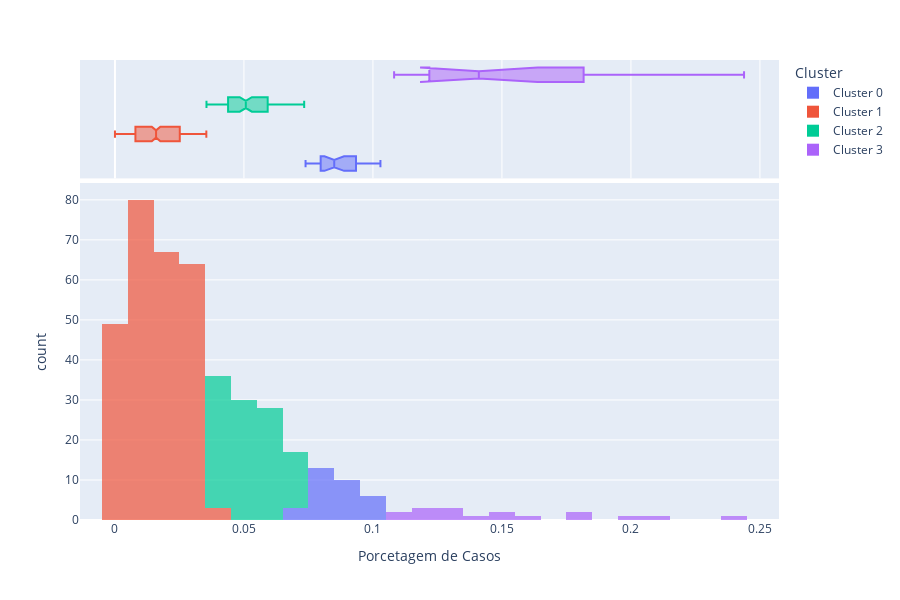

This figure's notebook cell:
### Code cell
plot_model(modelo, plot = 'distribution', feature = 'Porcetagem de Casos', label=False)

### Figure 1 — Plotly figure (JSON) as saved in the notebook; plotly's stock layout.template omitted (floating-point values rounded to 4 significant figures; data arrays with more than 128 entries replaced by an {"elided": "..."} marker saying what was removed)
{"data": [{"alignmentgroup": "True", "bingroup": "x", "hovertemplate": "Cluster=Cluster 0<br>Porcetagem de Casos=%{x}<br>count=%{y}<extra></extra>", "legendgroup": "Cluster 0", "marker": {"color": "#636efa", "opacity": 0.7, "pattern": {"shape": ""}}, "name": "Cluster 0", "offsetgroup": "Cluster 0", "orientation": "v", "showlegend": true, "type": "histogram", "x": [0.08104, 0.07784, 0.07409, 0.09372, 0.07469, 0.09492, 0.1029, 0.09207, 0.08496, 0.07682, 0.1027, 0.08522, 0.07868, 0.08904, 0.1006, 0.09569, 0.08503, 0.07802, 0.08405, 0.09761, 0.08759, 0.07388, 0.08259, 0.08176, 0.08078, 0.08595, 0.07553, 0.08367, 0.08306, 0.09312, 0.09207, 0.09532], "xaxis": "x", "yaxis": "y"}, {"alignmentgroup": "True", "customdata": [["Itacaré", "Cluster 0"], ["Nazaré", "Cluster 0"], ["João Dourado", "Cluster 0"], ["Cândido Sales", "Cluster 0"], ["Candeias", "Cluster 0"], ["Ibiquera", "Cluster 0"], ["Simões Filho", "Cluster 0"], ["Prado", "Cluster 0"], ["Senhor do Bonfim", "Cluster 0"], ["Dário Meira", "Cluster 0"], ["Lauro de Freitas", "Cluster 0"], ["Camaçari", "Cluster 0"], ["Morro do Chapéu", "Cluster 0"], ["Medeiros Neto", "Cluster 0"], ["Rio Real", "Cluster 0"], ["Rodelas", "Cluster 0"], ["Tanquinho", "Cluster 0"], ["Planalto", "Cluster 0"], ["Santa Bárbara", "Cluster 0"], ["Nova Viçosa", "Cluster 0"], ["Itamaraju", "Cluster 0"], ["Terra Nova", "Cluster 0"], ["Itamari", "Cluster 0"], ["Várzea Nova", "Cluster 0"], ["Alagoinhas", "Cluster 0"], ["Ipiaú", "Cluster 0"], ["Vereda", "Cluster 0"], ["Paulo Afonso", "Cluster 0"], ["Nova Itarana", "Cluster 0"], ["Uauá", "Cluster 0"], ["Coração de Maria", "Cluster 0"], ["Irecê", "Cluster 0"]], "hovertemplate": "Cluster=%{customdata[1]}<br>Porcetagem de Casos=%{x}<br>Nome Município=%{customdata[0]}<extra></extra>", "legendgroup": "Cluster 0", "marker": {"color": "#636efa"}, "name": "Cluster 0", "notched": true, "offsetgroup": "Cluster 0", "showlegend": false, "type": "box", "x": [0.08104, 0.07784, 0.07409, 0.09372, 0.07469, 0.09492, 0.1029, 0.09207, 0.08496, 0.07682, 0.1027, 0.08522, 0.07868, 0.08904, 0.1006, 0.09569, 0.08503, 0.07802, 0.08405, 0.09761, 0.08759, 0.07388, 0.08259, 0.08176, 0.08078, 0.08595, 0.07553, 0.08367, 0.08306, 0.09312, 0.09207, 0.09532], "xaxis": "x2", "yaxis": "y2"}, {"alignmentgroup": "True", "bingroup": "x", "hovertemplate": "Cluster=Cluster 1<br>Porcetagem de Casos=%{x}<br>count=%{y}<extra></extra>", "legendgroup": "Cluster 1", "marker": {"color": "#EF553B", "opacity": 0.7, "pattern": {"shape": ""}}, "name": "Cluster 1", "offsetgroup": "Cluster 1", "orientation": "v", "showlegend": true, "type": "histogram", "x": {"elided": "263 float values"}, "xaxis": "x", "yaxis": "y"}, {"alignmentgroup": "True", "customdata": {"elided": "263x2 str values"}, "hovertemplate": "Cluster=%{customdata[1]}<br>Porcetagem de Casos=%{x}<br>Nome Município=%{customdata[0]}<extra></extra>", "legendgroup": "Cluster 1", "marker": {"color": "#EF553B"}, "name": "Cluster 1", "notched": true, "offsetgroup": "Cluster 1", "showlegend": false, "type": "box", "x": {"elided": "263 float values"}, "xaxis": "x2", "yaxis": "y2"}, {"alignmentgroup": "True", "bingroup": "x", "hovertemplate": "Cluster=Cluster 2<br>Porcetagem de Casos=%{x}<br>count=%{y}<extra></extra>", "legendgroup": "Cluster 2", "marker": {"color": "#00cc96", "opacity": 0.7, "pattern": {"shape": ""}}, "name": "Cluster 2", "offsetgroup": "Cluster 2", "orientation": "v", "showlegend": true, "type": "histogram", "x": [0.04808, 0.06273, 0.06724, 0.03826, 0.06236, 0.04961, 0.055, 0.05333, 0.06684, 0.05645, 0.04923, 0.05141, 0.05072, 0.03584, 0.04393, 0.04688, 0.06962, 0.06617, 0.04362, 0.04636, 0.03576, 0.05752, 0.04722, 0.05709, 0.04483, 0.06793, 0.05175, 0.04519, 0.05734, 0.05892, 0.03774, 0.06028, 0.03996, 0.05654, 0.05043, 0.06392, 0.0586, 0.04718, 0.04728, 0.05572, 0.05296, 0.04727, 0.04031, 0.04645, 0.04638, 0.03572, 0.05559, 0.06944, 0.03629, 0.06723, 0.05585, 0.05614, 0.04916, 0.06102, 0.04424, 0.03766, 0.05303, 0.05136, 0.04077, 0.04351, 0.03697, 0.05248, 0.0554, 0.05804, 0.06904, 0.03704, 0.05162, 0.03938, 0.06017, 0.05686, 0.05058, 0.06072, 0.06383, 0.03808, 0.06905, 0.03699, 0.03883, 0.0399, 0.06608, 0.04117, 0.07334, 0.03764, 0.04723, 0.04503, 0.05658, 0.06969, 0.03561, 0.03548, 0.06004, 0.05064, 0.07085, 0.05646, 0.03941, 0.04396, 0.04645, 0.04469, 0.04463, 0.0618, 0.05499, 0.07137, 0.04084, 0.0641, 0.04492, 0.06446, 0.03848], "xaxis": "x", "yaxis": "y"}, {"alignmentgroup": "True", "customdata": {"elided": "105x2 str values"}, "hovertemplate": "Cluster=%{customdata[1]}<br>Porcetagem de Casos=%{x}<br>Nome Município=%{customdata[0]}<extra></extra>", "legendgroup": "Cluster 2", "marker": {"color": "#00cc96"}, "name": "Cluster 2", "notched": true, "offsetgroup": "Cluster 2", "showlegend": false, "type": "box", "x": [0.04808, 0.06273, 0.06724, 0.03826, 0.06236, 0.04961, 0.055, 0.05333, 0.06684, 0.05645, 0.04923, 0.05141, 0.05072, 0.03584, 0.04393, 0.04688, 0.06962, 0.06617, 0.04362, 0.04636, 0.03576, 0.05752, 0.04722, 0.05709, 0.04483, 0.06793, 0.05175, 0.04519, 0.05734, 0.05892, 0.03774, 0.06028, 0.03996, 0.05654, 0.05043, 0.06392, 0.0586, 0.04718, 0.04728, 0.05572, 0.05296, 0.04727, 0.04031, 0.04645, 0.04638, 0.03572, 0.05559, 0.06944, 0.03629, 0.06723, 0.05585, 0.05614, 0.04916, 0.06102, 0.04424, 0.03766, 0.05303, 0.05136, 0.04077, 0.04351, 0.03697, 0.05248, 0.0554, 0.05804, 0.06904, 0.03704, 0.05162, 0.03938, 0.06017, 0.05686, 0.05058, 0.06072, 0.06383, 0.03808, 0.06905, 0.03699, 0.03883, 0.0399, 0.06608, 0.04117, 0.07334, 0.03764, 0.04723, 0.04503, 0.05658, 0.06969, 0.03561, 0.03548, 0.06004, 0.05064, 0.07085, 0.05646, 0.03941, 0.04396, 0.04645, 0.04469, 0.04463, 0.0618, 0.05499, 0.07137, 0.04084, 0.0641, 0.04492, 0.06446, 0.03848], "xaxis": "x2", "yaxis": "y2"}, {"alignmentgroup": "True", "bingroup": "x", "hovertemplate": "Cluster=Cluster 3<br>Porcetagem de Casos=%{x}<br>count=%{y}<extra></extra>", "legendgroup": "Cluster 3", "marker": {"color": "#ab63fa", "opacity": 0.7, "pattern": {"shape": ""}}, "name": "Cluster 3", "offsetgroup": "Cluster 3", "orientation": "v", "showlegend": true, "type": "histogram", "x": [0.1813, 0.1134, 0.141, 0.1082, 0.1265, 0.2068, 0.1285, 0.2438, 0.1157, 0.1226, 0.1826, 0.1198, 0.1275, 0.1633, 0.1499, 0.1471, 0.1954], "xaxis": "x", "yaxis": "y"}, {"alignmentgroup": "True", "customdata": [["Sobradinho", "Cluster 3"], ["Jequié", "Cluster 3"], ["Feira de Santana", "Cluster 3"], ["Itabela", "Cluster 3"], ["Salvador", "Cluster 3"], ["Jandaíra", "Cluster 3"], ["Itambé", "Cluster 3"], ["Alcobaça", "Cluster 3"], ["São Gonçalo dos Campos", "Cluster 3"], ["Porto Seguro", "Cluster 3"], ["Juazeiro", "Cluster 3"], ["Uruçuca", "Cluster 3"], ["Caravelas", "Cluster 3"], ["Ilhéus", "Cluster 3"], ["Belmonte", "Cluster 3"], ["Santa Cruz Cabrália", "Cluster 3"], ["Teixeira de Freitas", "Cluster 3"]], "hovertemplate": "Cluster=%{customdata[1]}<br>Porcetagem de Casos=%{x}<br>Nome Município=%{customdata[0]}<extra></extra>", "legendgroup": "Cluster 3", "marker": {"color": "#ab63fa"}, "name": "Cluster 3", "notched": true, "offsetgroup": "Cluster 3", "showlegend": false, "type": "box", "x": [0.1813, 0.1134, 0.141, 0.1082, 0.1265, 0.2068, 0.1285, 0.2438, 0.1157, 0.1226, 0.1826, 0.1198, 0.1275, 0.1633, 0.1499, 0.1471, 0.1954], "xaxis": "x2", "yaxis": "y2"}], "layout": {"barmode": "relative", "height": 600, "legend": {"title": {"text": "Cluster"}, "tracegroupgap": 0}, "margin": {"t": 60}, "xaxis": {"anchor": "y", "domain": [0, 1], "title": {"text": "Porcetagem de Casos"}}, "xaxis2": {"anchor": "y2", "domain": [0, 1], "matches": "x", "showgrid": true, "showticklabels": false}, "yaxis": {"anchor": "x", "domain": [0, 0.7326], "title": {"text": "count"}}, "yaxis2": {"anchor": "x2", "domain": [0.7426, 1], "matches": "y2", "showgrid": false, "showline": false, "showticklabels": false, "ticks": ""}}}
